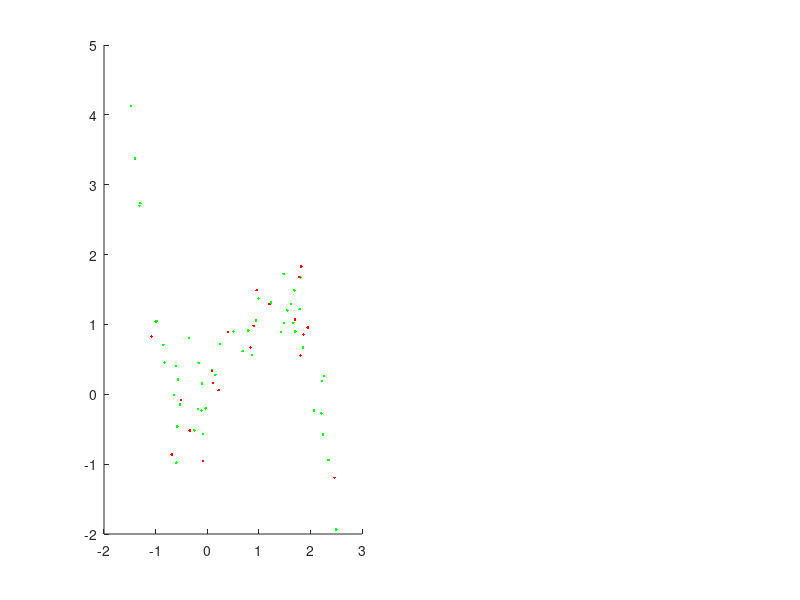

Write MATLAB code to recreate this figure. (Note: this script raises an error after producing the figure.)
%% sheet04ex01
clear all; clc;
load('dataRidge.mat');

%% a)
% plot training and test points
figure(1); clf; subplot(1, 2, 1); hold all;
plot(x_train, y_train, 'g.', x_test, y_test, 'r.');

%% LLS
x_test1  = [ones(size(x_test,1),1), x_test];
x_train1 = [ones(size(x_train,1),1), x_train];
w1 = least_squares(x_train1, y_train);
z = (linspace(min(x_train), max(x_train), 100))';
z1 = [ones(100,1), z];
plot(z1(:,2),  z1*w1, 'b');

%% mark predicted labels
y_pred = x_test1 *w1;
plot(x_test,y_pred,'bo','markersize',10);

%% b)
poly_order = 15;
x_train15 = x_train1;
x_test15  = x_test1;
z15       = z1;
for i = 2 : poly_order
   x_train15 = horzcat(x_train15, x_train15(:, 2).^i); 
   x_test15 = horzcat(x_test15, x_test15(:, 2).^i);
   z15 = horzcat(z15, z15(:, 2).^i);
end
w15 = least_squares(x_train15, y_train);
plot(z15(:,2),  z15*w15, 'k');
y_pred15 = x_test15 *w15;
plot(x_test,y_pred15, 'ko','markersize',10);

legend('training', 'test','linear','pred. labels (lin.)',...
    'polynomial (order 15)','pred. labels (order 15)');
 
err15 = lossL2(y_test, y_pred15);
fprintf('The average L2 loss (order 15) is: %f\n',err15);
title(sprintf(['The average L2 loss (order 15)','is: %f\n'], err15));

%% c)
fprintf('\n 1c)\n');
subplot(1, 2, 2);
% training and test points
hold all;
plot(x_train, y_train, 'g.', x_test, y_test, 'r.')
% different lambda values
lambda_values = [0, 0.0001, 1, 1000];
color_values  = ['k', 'g', 'b', 'r'];
color_values2  = ['k*', 'g*', 'b*', 'r*'];
for j = 1:length(lambda_values)    
    w_ridge = RidgeLLS(x_train15, y_train, lambda_values(j));
    y_pred_ridge = x_test15*w_ridge;
    % plot(z15(:,2),  z15*w_ridge, color_values(j),x_test, y_pred_ridge, color_values2(j),'markersize',10);
    plot(z15(:,2),  z15*w_ridge, color_values(j));
   
    % L2 errors
    err_ridge(j) = lossL2(y_test, y_pred_ridge);
    fprintf(['\nThe average L2 loss for lambda = %f',...
        ' \n(ridge regr.) is: %f\n'], lambda_values(j), err_ridge(j)); 
end

title(sprintf(['The average L2 loss for lambda = %f',...
        ' (ridge regression) is: %f\nlambda = %f',...
        ': %f\nlambda = %f: %f\nlambda = %f: %f'],...
        lambda_values(1), err_ridge(1), ...
        lambda_values(2), err_ridge(2),...
        lambda_values(3), err_ridge(3),...
        lambda_values(4), err_ridge(4)));
    
legend('training', 'test',...
    '\lambda = 0', '\lambda = 0.0001',...
    '\lambda = 1', '\lambda = 1000');

%% errors for different lambda
lambda_values = zeros(18,1); % reuse variable
error=zeros(18,1);

for k = 1:length(lambda_values);
    lambda_values(k) = 2^(k-16);
    if k==18
        lambda_values(k) = 0;
    end
    w_ridge = RidgeLLS(x_train15, y_train, lambda_values(k));
    %L2 errors
    y_pred_ridge = x_test15*w_ridge;
    err_ridge(k) = lossL2(y_test, y_pred_ridge);
    if k<18
        fprintf('L2 error with lambda = 2^(%d): %f\n',k-16, err_ridge(k));
    else
        fprintf('L2 error with lambda = %d: %f\n',0, err_ridge(k));
    end
    error(k)=err_ridge(k);
end
  
fprintf('mean error = %f\n', mean(error));
[m, ind]=min(error);
fprintf('min error is: %f by lambda= %f', m,lambda_values(ind));

%err_ridge    
%figure(2); clf;
%hold all;
%plot(lambda_values, err_ridge, 'g');
%xlabel('lambda');
%ylabel('L2 error')